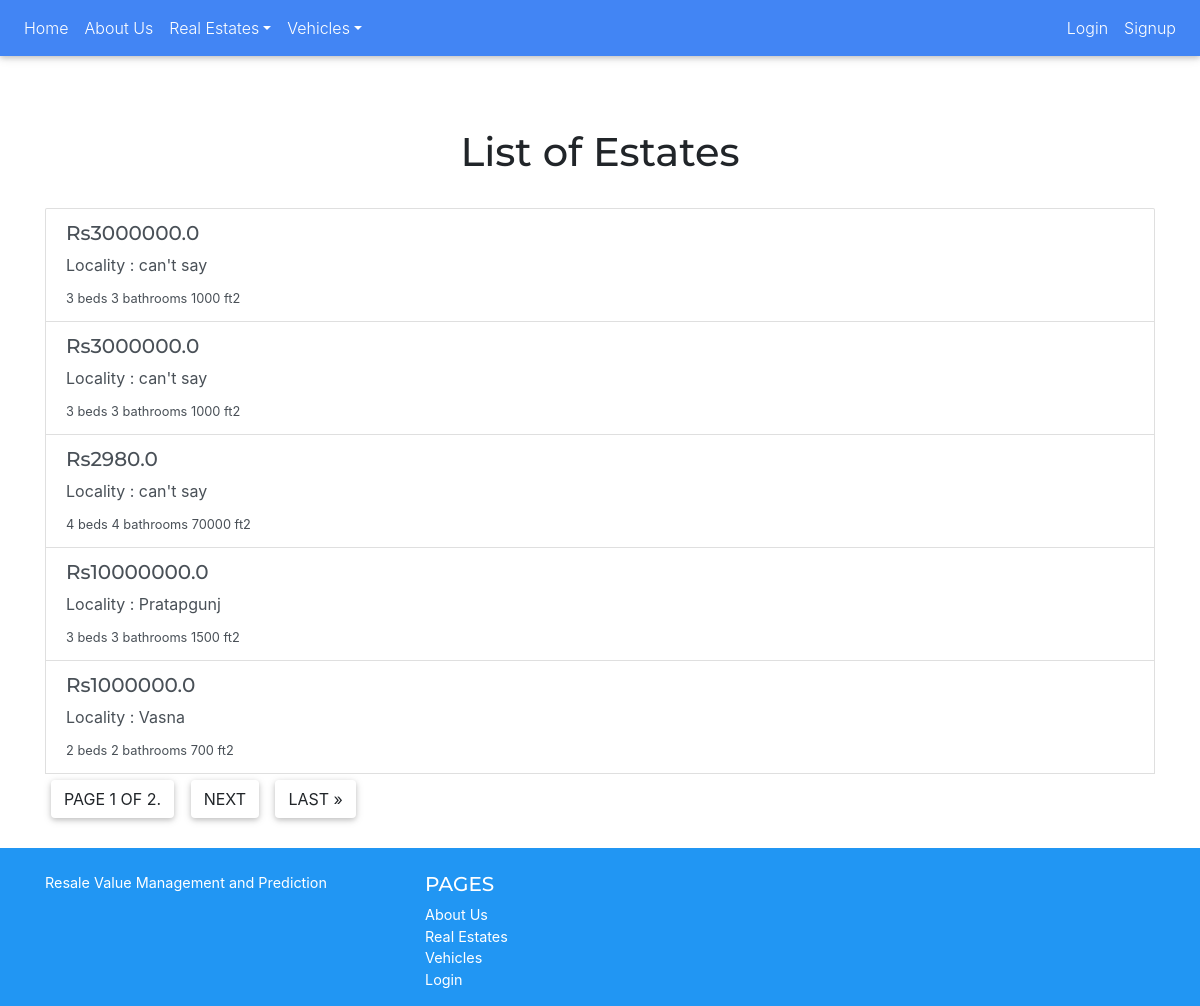
The page /estate/ on the database its author committed.
### BrokerUI/models.py (models this page shows, shortened)
class Estate(models.Model):
    choices_furnished = [('yes','yes'),('no','no'),('semi','semi')]
    choices_construction = [('under_construction','under_construction'),('launched','launched'),('ready_to_move','ready to move')]
    type_choices=[('apartments','apartments'),('sale-floors','sale-floors'),('houses','houses')]
    broker = models.ForeignKey(Profile,on_delete=models.CASCADE)
    lat = models.FloatField()
    lon = models.FloatField()
    price = models.FloatField()
    bedroom = models.PositiveIntegerField()
    bathroom = models.PositiveIntegerField()
    carpetarea = models.IntegerField()
    builtuparea = models.IntegerField()
    project = models.CharField(max_length=400,default='can\'t say')
    furnished= models.CharField(max_length=10,choices=choices_furnished,default='can\'t say')
    construction_status = models.CharField(max_length=50,choices=choices_construction,default='can\'t say')
    sublocality = models.CharField(max_length=100,default='can\'t say')
    type=models.CharField(max_length=100,default='can\'t say', choices = type_choices)

### BrokerUI/views.py (the view)
# urls.py: path('estate/',views.EstateListView.as_view(),name='estates'),
class EstateListView(ListView):
    model = Estate
    paginate_by=5

### BrokerUI/templates/BrokerUI/estate_list.html (shortened to what this page needs)
{% extends 'SellerUI/base.html' %}
{% load static %}
{% block bodyblock %}
    <h1 style = 'text-align:center;'>List of Estates</h1>
    <div class="container">
        <div class="list-group" style = "align-text:center;">
        {% for e in estate_list%}
          <a href="{% url 'estate_detail' pk=e.pk%}" class="list-group-item list-group-item-action flex-column align-items-start">
            <div class="d-flex w-100 justify-content-between">
              <h5 class="mb-2 h5">Rs{{e.price}}</h5>
            </div>
            <p class="mb-2">Locality : {{e.sublocality}}</p>
            <small>{{e.bedroom}} beds </small>
            <small>{{e.bathroom}} bathrooms </small>
            <small>{{e.carpetarea}} ft2</small>
          </a>
          {% empty%}
              <h5 class='font-color'>No vehicles registered yet</h5>
          {% endfor %}
        <div class="pagination centre-align">
            <span class="step-links centre-align">
                <span class="btn btn-page bigger-font">
                    Page {{ page_obj.number }} of {{ page_obj.paginator.num_pages }}.
                </span>
                {% if page_obj.has_next %}
                    <a class='btn btn-outline medium-font' id='topalign' href="?page={{ page_obj.next_page_number }}">next</a>
                    <a class='btn btn-outline medium-font' href="?page={{ page_obj.paginator.num_pages }}">last &raquo;</a>
                {% endif %}
            </span>
        </div>
    </div>
    </div>
{% endblock %}

### static/css/master.css (style rules this page uses)
body { background-color:#e9ecef; overflow-y: scroll; overflow-x: hidden; }

### rows shown on the page
Estate: price "3000000.0", sublocality "can't say", bedroom "3", bathroom "3", carpetarea "1000"
Estate: price "3000000.0", sublocality "can't say", bedroom "3", bathroom "3", carpetarea "1000"
Estate: price "2980.0", sublocality "can't say", bedroom "4", bathroom "4", carpetarea "70000"
Estate: price "10000000.0", sublocality "Pratapgunj", bedroom "3", bathroom "3", carpetarea "1500"
Estate: price "1000000.0", sublocality "Vasna", bedroom "2", bathroom "2", carpetarea "700"

### other values the page prints
{{ page_obj.number }} "1"
{{ page_obj.paginator.num_pages }} "2"
